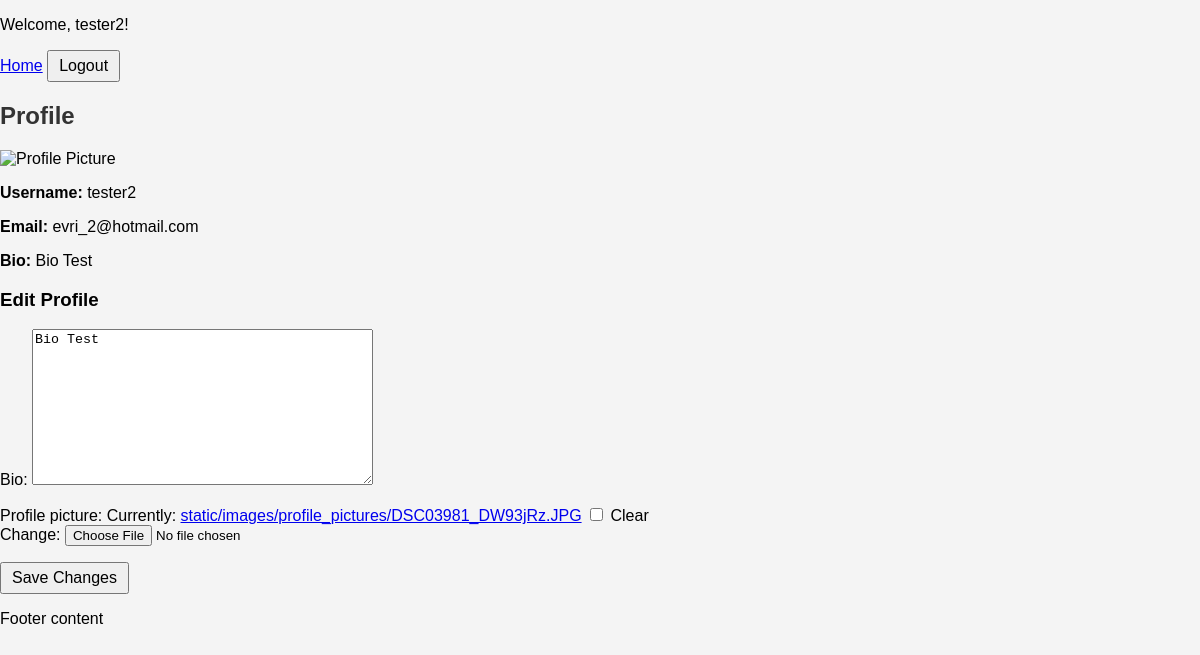
The app's page /profile/ (signed in) with its own data.
### myapp/models.py (models this page shows, shortened)
class Profile(models.Model):
    user = models.OneToOneField(User, on_delete=models.CASCADE)
    bio = models.TextField(blank=True)
    profile_picture = models.ImageField(upload_to='images/profile_pictures/', blank=True, null=True)

### myapp/views.py (the view)
# urls.py: path('profile/', views.profile, name='profile'),
@login_required
def profile(request):
    profile = Profile.objects.get(user=request.user)
    if request.method == 'POST':
        form = ProfileForm(request.POST, request.FILES, instance=profile)
        if form.is_valid():
            form.save()
            return redirect('profile')
    else:
        form = ProfileForm(instance=profile)
    if not profile.profile_picture:
        profile_picture_url = '/static/images/default-profile-picture.jpg'  # Default image
    else:
        profile_picture_url = profile.profile_picture.url  # Uploaded image
    return render(request, 'myapp/profile.html', {
        'form': form,
        'profile': profile,
        'profile_picture_url': profile_picture_url,
    })

### myapp/forms.py
class ProfileForm(forms.ModelForm):
    class Meta:
        model = Profile
        fields = ['bio', 'profile_picture']

### myapp/templates/myapp/profile.html (shortened to what this page needs)
{% extends 'base.html' %}
{% block content %}
<h2>Profile</h2>
<img src="{{ profile_picture_url }}" alt="Profile Picture" style="width:150px;height:150px;">
<p><strong>Username:</strong> {{ profile.user.username }}</p>
<p><strong>Email:</strong> {{ profile.user.email }}</p>
<p><strong>Bio:</strong> {{ profile.bio }}</p>
<h3>Edit Profile</h3>
<form method="POST" enctype="multipart/form-data">
    {{ form.as_p }}
    <button type="submit">Save Changes</button>
</form>
{% endblock %}

### myapp/templates/base.html (shortened to what this page needs)
{% load static %}
<!DOCTYPE html>
<html lang="en">
<head>
    <link rel="stylesheet" href="{% static 'css/styles.css' %}">
</head>
<body>
    <header>
        <nav>
            <p>Welcome, {{ user.username }}!</p>
            <a href="{% url 'home' %}">Home</a>
            {% if user.is_authenticated %}
                <form action="{% url 'logout' %}" method="POST" style="display:inline;">
                    <button type="submit">Logout</button>
                </form>
            {% else %}
                <a href="{% url 'login' %}">Login</a>
                <a href="{% url 'register' %}">Register</a>
            {% endif %}
        </nav>
    </header>
    <main>
        {% block content %}
        {% endblock %}
    </main>
    <footer>
        <p>Footer content</p>
    </footer>
</body>
</html>

### static/css/styles.css (style rules this page uses)
body { font-family: Arial, sans-serif; margin: 0; padding: 0; background-color: #f4f4f4; }
h2 { color: #333; }
button { padding: 5px 10px; font-size: 16px; cursor: pointer; }

### records on screen
Profile: user.username "tester2", user.email "evri_2@hotmail.com", bio "Bio Test"

### other values on screen
{{ user.username }} "tester2"
